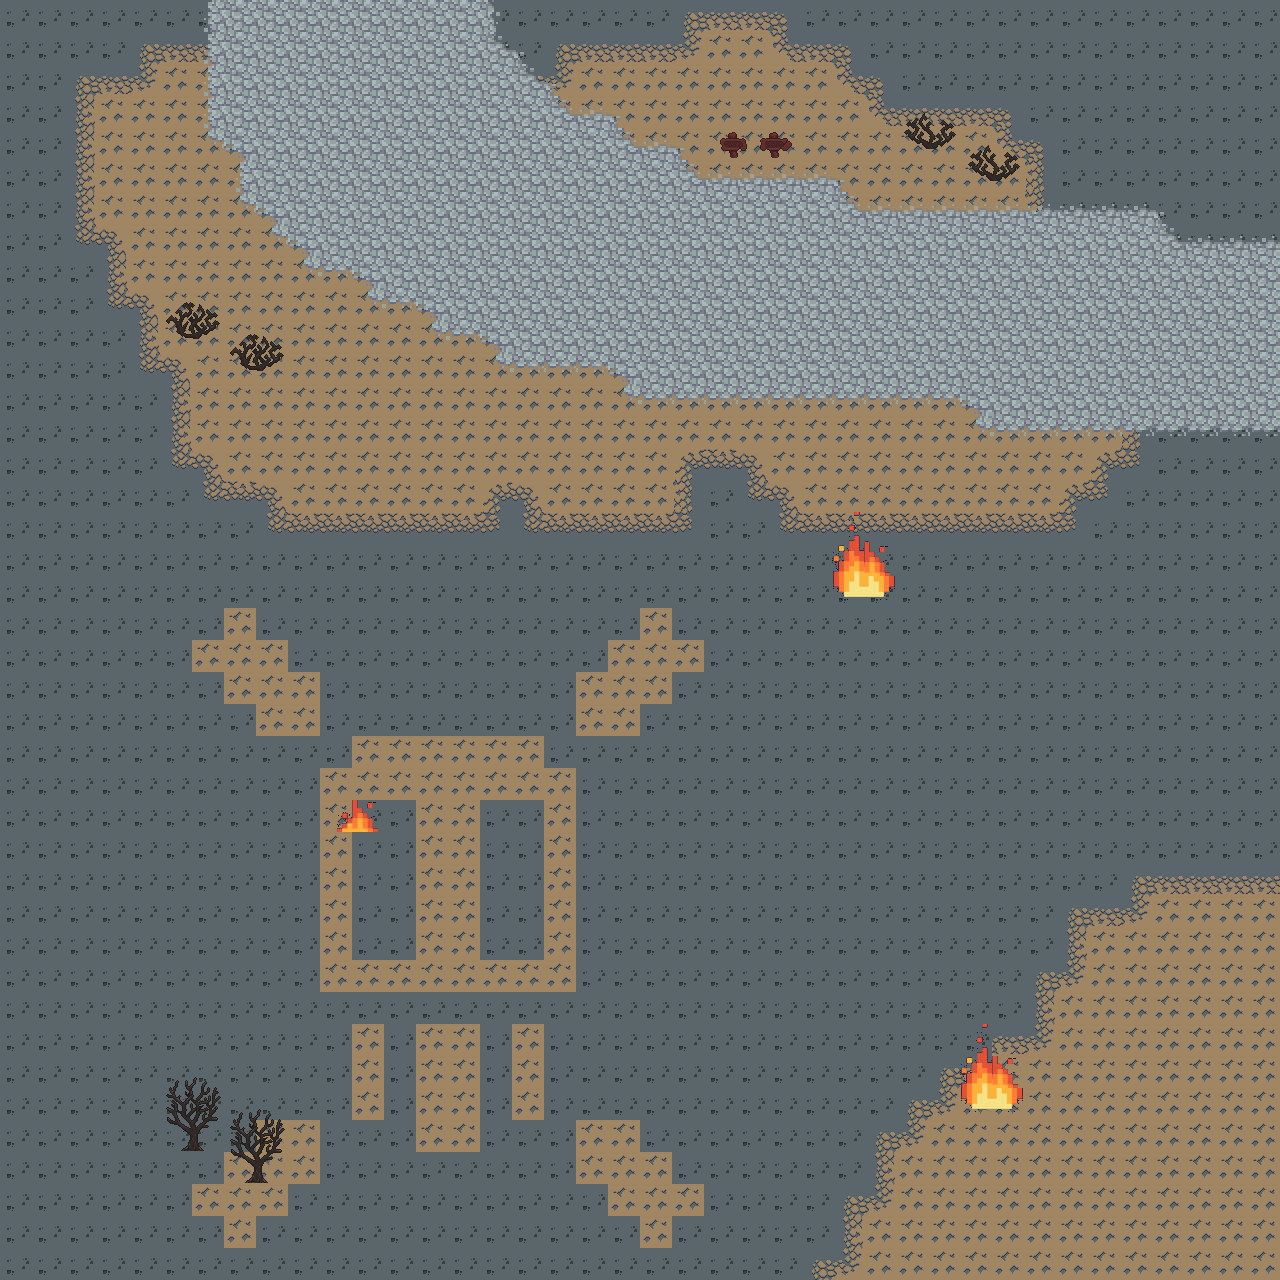

This game map was drawn from its Tiled (.tmx) file and the tilesets committed beside it. A one-line description and the trimmed map source follow:
An orthogonal 40x40 tile map with 32x32 px tiles, 4 tile layers (floor, colidable, no_colidable, invisible), 4 tilesets and 2 objects.

<map version="1.10" tiledversion="1.11.2" orientation="orthogonal" renderorder="right-down" width="40" height="40" tilewidth="32" tileheight="32" infinite="0" nextlayerid="7" nextobjectid="5">
 <properties>
  <property name="xSpawnPoint" type="int" value="380" />
  <property name="ySpawnPoint" type="int" value="1170" />
 </properties>
 <tileset firstgid="1" source="../TSXS/volcan1.tsx" />
 <tileset firstgid="181" source="../TSXS/fire2.tsx" />
 <tileset firstgid="390" source="../TSXS/volcan2.tsx" />
 <tileset firstgid="480" source="../TSXS/1_terrain.tsx" />
 <layer id="1" name="floor" width="40" height="40">
  <data>[1600 cells, 1600 non-empty, 17 distinct tile ids]</data>
 </layer>
 <layer id="2" name="colidable" width="40" height="40">
  <data>[1600 cells, 44 non-empty, 23 distinct tile ids]</data>
 </layer>
 <layer id="3" name="no_colidable" width="40" height="40">
  <data>[1600 cells, 79 non-empty, 8 distinct tile ids]</data>
 </layer>
 <objectgroup id="5" name="spawneable">
  <object id="1" x="466" y="614" width="592" height="390" />
  <object id="3" x="194" y="406" width="332" height="190" />
 </objectgroup>
 <layer id="6" name="invisible" width="40" height="40">
  <data>[1600 cells, 156 non-empty, 1 distinct tile ids]</data>
 </layer>
</map>
